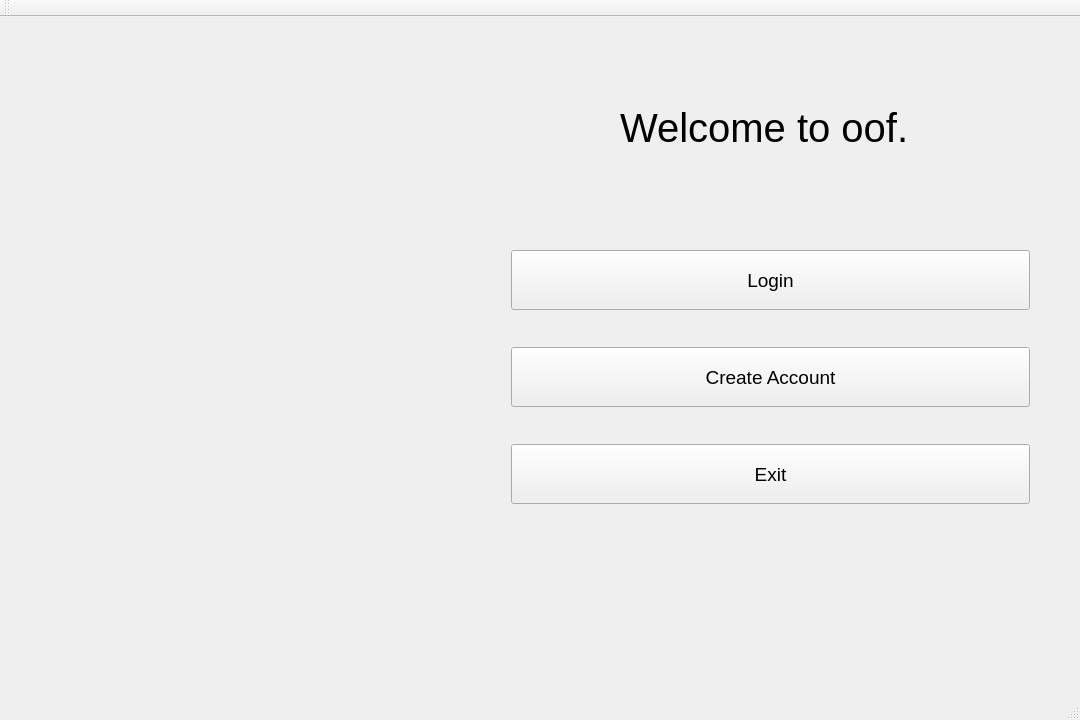
<?xml version="1.0" encoding="UTF-8"?>
<ui version="4.0">
 <class>MainWindow</class>
 <widget class="QMainWindow" name="MainWindow">
  <property name="geometry">
   <rect>
    <x>0</x>
    <y>0</y>
    <width>1080</width>
    <height>720</height>
   </rect>
  </property>
  <property name="minimumSize">
   <size>
    <width>1080</width>
    <height>720</height>
   </size>
  </property>
  <property name="maximumSize">
   <size>
    <width>1080</width>
    <height>720</height>
   </size>
  </property>
  <property name="font">
   <font>
    <pointsize>8</pointsize>
   </font>
  </property>
  <property name="windowTitle">
   <string>Welcome to oof.</string>
  </property>
  <property name="iconSize">
   <size>
    <width>20</width>
    <height>20</height>
   </size>
  </property>
  <widget class="QWidget" name="centralWidget">
   <widget class="QLabel" name="picLabel">
    <property name="geometry">
     <rect>
      <x>40</x>
      <y>180</y>
      <width>371</width>
      <height>331</height>
     </rect>
    </property>
    <property name="text">
     <string/>
    </property>
   </widget>
   <widget class="QWidget" name="verticalLayoutWidget">
    <property name="geometry">
     <rect>
      <x>500</x>
      <y>190</y>
      <width>541</width>
      <height>341</height>
     </rect>
    </property>
    <layout class="QVBoxLayout" name="verticalLayout">
     <property name="spacing">
      <number>5</number>
     </property>
     <item>
      <widget class="QPushButton" name="loginButton">
       <property name="minimumSize">
        <size>
         <width>220</width>
         <height>60</height>
        </size>
       </property>
       <property name="font">
        <font>
         <pointsize>14</pointsize>
        </font>
       </property>
       <property name="text">
        <string>Login</string>
       </property>
      </widget>
     </item>
     <item>
      <widget class="QPushButton" name="createButton">
       <property name="minimumSize">
        <size>
         <width>220</width>
         <height>60</height>
        </size>
       </property>
       <property name="font">
        <font>
         <pointsize>14</pointsize>
        </font>
       </property>
       <property name="text">
        <string>Create Account</string>
       </property>
      </widget>
     </item>
     <item>
      <widget class="QPushButton" name="exitButton">
       <property name="minimumSize">
        <size>
         <width>220</width>
         <height>60</height>
        </size>
       </property>
       <property name="font">
        <font>
         <pointsize>14</pointsize>
        </font>
       </property>
       <property name="text">
        <string>Exit</string>
       </property>
      </widget>
     </item>
    </layout>
   </widget>
   <widget class="QLabel" name="welcomeLabel">
    <property name="geometry">
     <rect>
      <x>620</x>
      <y>30</y>
      <width>831</width>
      <height>161</height>
     </rect>
    </property>
    <property name="font">
     <font>
      <pointsize>30</pointsize>
     </font>
    </property>
    <property name="text">
     <string>Welcome to oof.</string>
    </property>
   </widget>
  </widget>
  <widget class="QMenuBar" name="menuBar">
   <property name="geometry">
    <rect>
     <x>0</x>
     <y>0</y>
     <width>1080</width>
     <height>19</height>
    </rect>
   </property>
  </widget>
  <widget class="QToolBar" name="mainToolBar">
   <attribute name="toolBarArea">
    <enum>TopToolBarArea</enum>
   </attribute>
   <attribute name="toolBarBreak">
    <bool>false</bool>
   </attribute>
  </widget>
  <widget class="QStatusBar" name="statusBar"/>
 </widget>
 <layoutdefault spacing="6" margin="11"/>
 <resources/>
 <connections/>
</ui>
